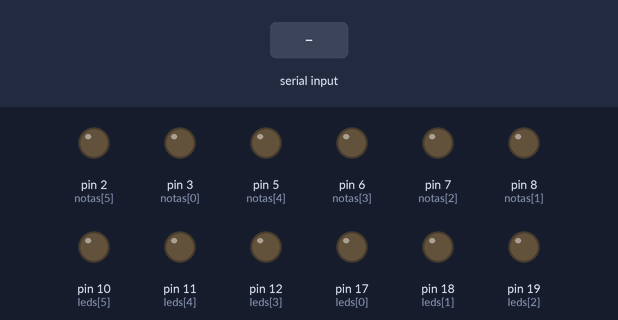
Bench run of a sketch on a simulated Arduino Uno, built with avr-gcc and run on an emulated ATmega328P. Shown: output pins drawn as LEDs (lit = HIGH). The inputs (shaded band) are chosen by the test bench.

Above: at 1.2 s.
1.3 s: byte 30 received over Serial
At 2.0 s:
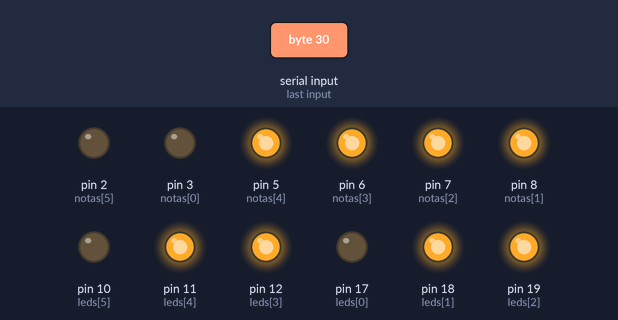
2.8 s: byte 90 received over Serial
At 3.1 s:
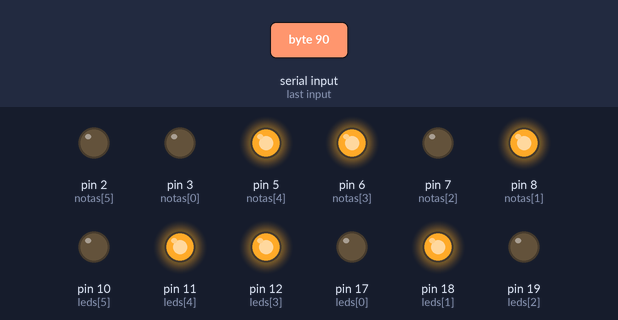
4.3 s: byte 120 received over Serial
At 5.5 s:
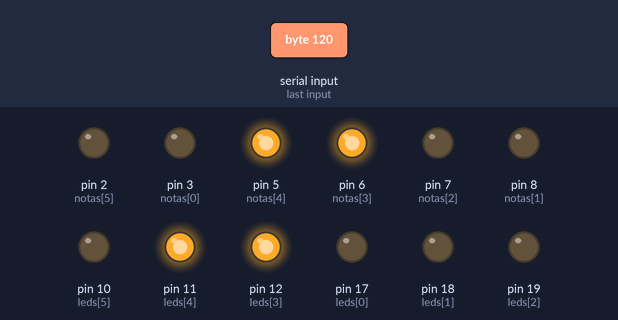
Timing chart, 0 to 7.3 s (numbered marks = the images above; inputs shaded):
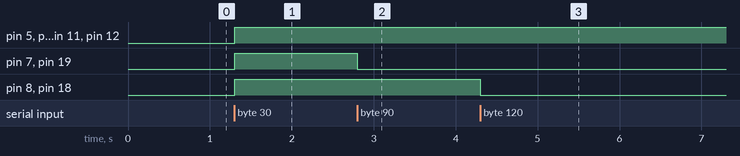

Measured:
- after the input at 1.3 s, pin 5 (notas[4]), pin 6 (notas[3]), pin 7 (notas[2]), pin 8 (notas[1]), pin 11 (leds[4]), pin 12 (leds[3]), pin 18 (leds[1]), pin 19 (leds[2]): LOW → HIGH at once
- after the input at 2.8 s, pin 7 (notas[2]), pin 19 (leds[2]): HIGH → LOW at once
- after the input at 4.3 s, pin 8 (notas[1]), pin 18 (leds[1]): HIGH → LOW at once

The sketch:

guitarjiro-arduino.ino
```cpp
int i=0;
bool boton[] = {0, 0, 0, 0, 0};
//bool anterior[] = {0, 0, 0, 0, 0};
bool rasgueo=0;
int leds[] = {17,18,19,12,11,10};
int notas[] = {3,8,7,6,5,2}; //9
void setup() {
  Serial.begin(9600);
  for(int j=0; j<6; j++){
    pinMode(leds[j],OUTPUT);
    pinMode(notas[j],OUTPUT);
  }
}

void decode(int coding){
  if(coding<1) return;
  boton[i]= coding%2;
  if(boton[i++]) rasgueo=1;
  decode(coding/2);
}
void loop() {
  if(Serial.available()>0){
    int coding = Serial.read();
    decode(coding);
    for(int j=0; j<5; j++){
      boton[j]? digitalWrite(leds[j],HIGH) : digitalWrite(leds[j],LOW);
      boton[j]? digitalWrite(notas[j],HIGH) : digitalWrite(notas[j],LOW);
      //anterior[j] = boton[j];
      boton[j]=0;
    }
    /*if(rasgueo) digitalWrite(notas[5],HIGH);
    else digitalWrite(notas[5],LOW);
    i=0, rasgueo=0;
    //delay(10);
    //digitalWrite(notas[5],LOW);*/
    i=0, rasgueo=0;
  }

}
```
